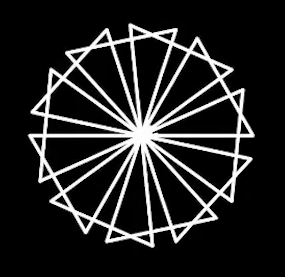
#> input picture example.png, 285 x 277 px
$ python reotate.py
#> lines starting #> are read from the running program, lines starting #| are printed output that depends on the picture
from PIL import Image , ImageOps

img = Image.open("example.png")
#> img is the input picture: PIL image 285x277 RGBA; mean R, G, B, A 36.4, 36.4, 36.4, 255
bordered = ImageOps.expand(img,border=10,fill="white")
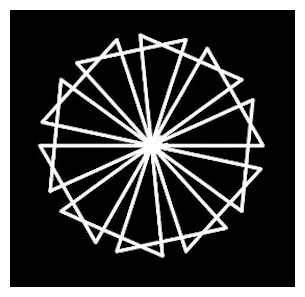
#> bordered: PIL image 305x297 RGBA; mean R, G, B, A 64.5, 64.5, 64.5, 255
bordered.save("output.burder.png")
bordered.show()
